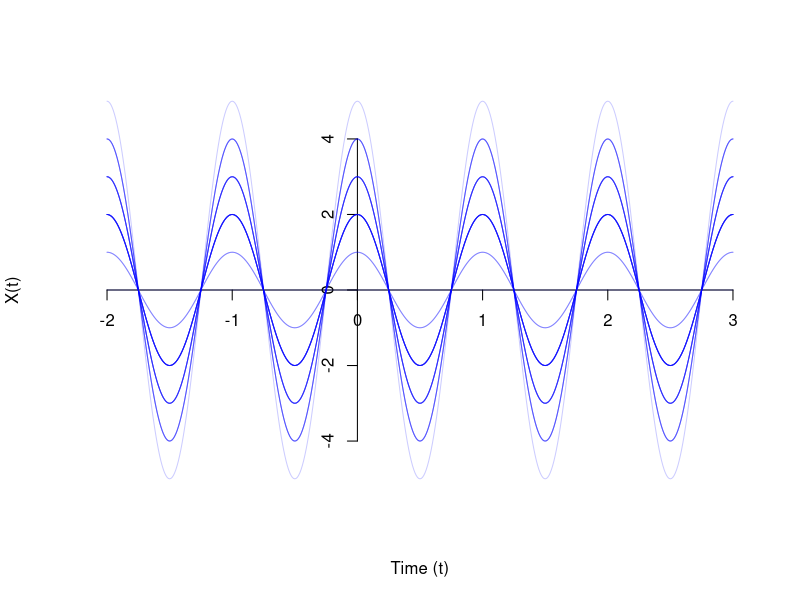
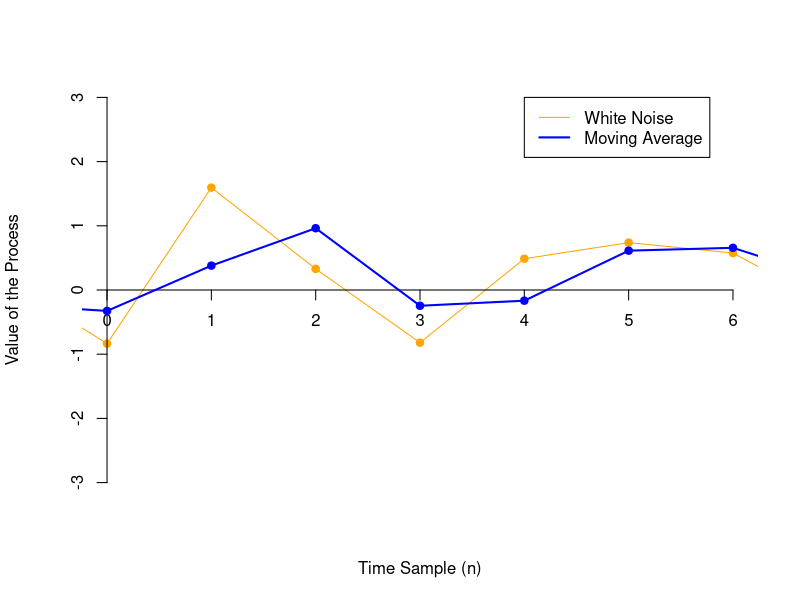
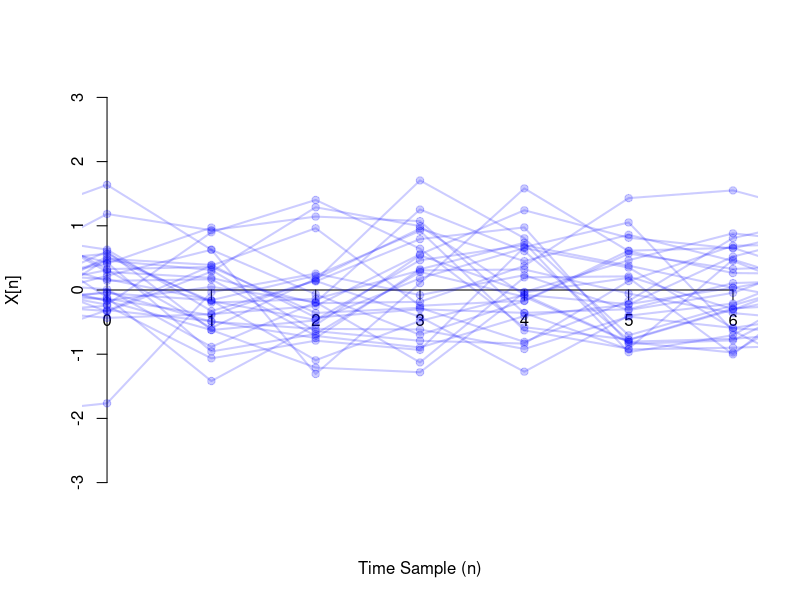

R code for these plots, in order:
## ---- chunk 1
plot(NA, NA,
     xaxt="n", yaxt="n", bty="n",
     xlim=c(-2, 3), ylim=c(-5.1, 5.1),
     xlab="Time (t)", ylab="X(t)")
axis(1, pos=0)
axis(2, pos=0)
set.seed(1)
ts <- seq(-2, 3, by=0.01)
a <- rbinom(30, 5, 0.5)
for(i in 1:30) {
  lines(ts, a[i] * cos(2 * pi * ts), col=rgb(0, 0, 1, 0.2))
}
## ---- chunk 2
set.seed(1)
ts <- -2:7
Z <- rnorm(10)
plot(ts, Z, col="orange", pch=19,
     xaxt="n", yaxt="n", bty="n",
     xlim=c(0, 6), ylim=c(-3, 3),
     xlab="Time Sample (n)", ylab="Value of the Process")
lines(ts, Z, col="orange")
axis(1, pos=0)
axis(2, pos=0)
X <- c()
for(i in 2:10) {
  X <- c(X, (Z[i] + Z[i-1]) / 2)
}
points(-1:7, X, col="blue", pch=19)
lines(-1:7, X, col="blue", lwd=2)
legend(4, 3, c("White Noise", "Moving Average"), lty=1, lwd=c(1, 2), col=c("orange", "blue"))
## ---- chunk 3
set.seed(1)
plot(NA, NA,
     xaxt="n", yaxt="n", bty="n",
     xlim=c(0, 6), ylim=c(-3, 3),
     xlab="Time Sample (n)", ylab="X[n]")
axis(1, pos=0)
axis(2, pos=0)
for(i in 1:30) {
  Z <- rnorm(10)
  X <- c()
  for(i in 2:10) {
    X <- c(X, (Z[i] + Z[i-1]) / 2)
  }
  points(-1:7, X, col=rgb(0, 0, 1, 0.2), pch=19)
  lines(-1:7, X, col=rgb(0, 0, 1, 0.2), lwd=2)
}
